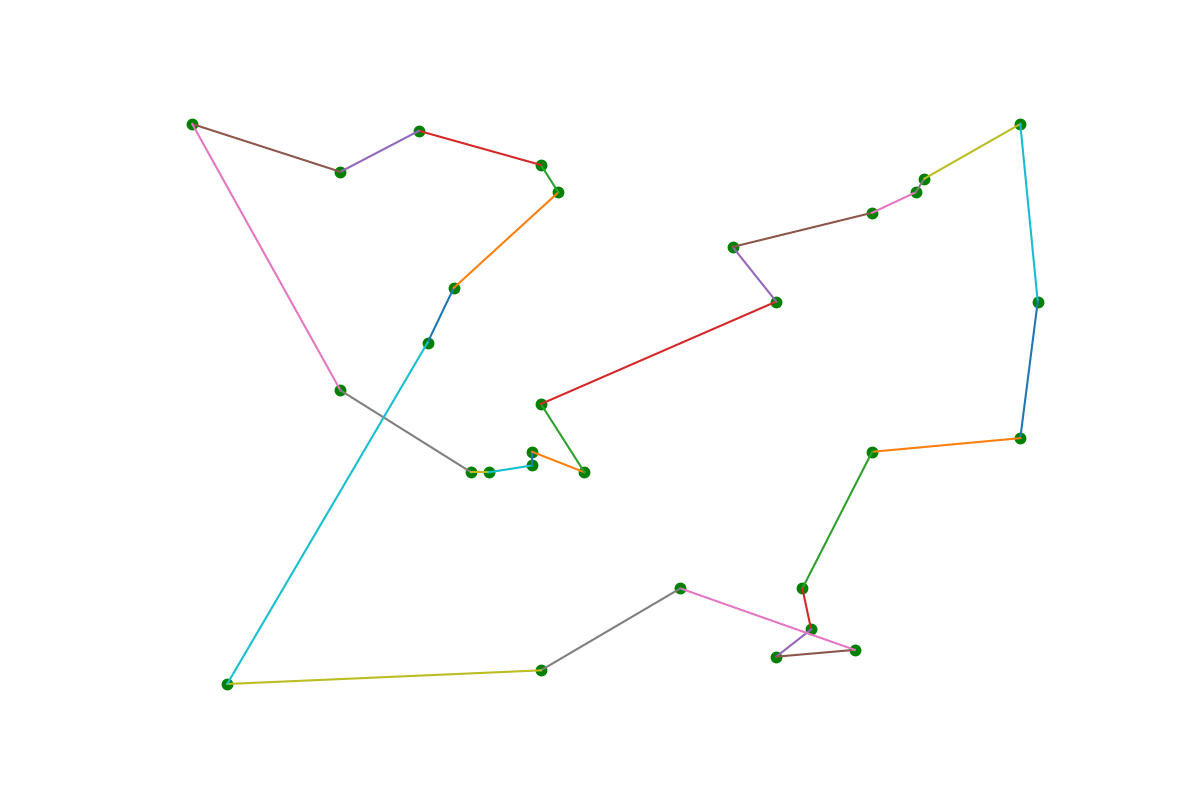

Reproduce this figure in Python.
import matplotlib.pyplot as plt
import random

from aco import AntColony


COORDS = (
(59, 23), (74, 17), (43, 50),  (20, 84), (70, 65), (29, 90), (87, 83),
(35, 40), (65, 73), (43, 85),  (73, 23), (42, 41), (42, 43), (33, 67),   
(70, 13), (79, 14), (100, 65), (81, 43), (7, 9),   (98, 91), (37, 40), 
(48, 40), (98, 45), (45, 81),  (20, 52), (43, 11), (3, 91),  (81, 78),  
(86, 81), (30, 59)
)


def random_coord():
    r = random.randint(0, len(COORDS))
    return r


def plot_nodes(w=12, h=8):
    for x, y in COORDS:
        plt.plot(x, y, "g.", markersize=15)
    plt.axis("off")
    fig = plt.gcf()
    fig.set_size_inches([w, h])


def plot_all_edges():
    paths = ((a, b) for a in COORDS for b in COORDS)

    for a, b in paths:
        plt.plot((a[0], b[0]), (a[1], b[1]))


plot_nodes()

colony = AntColony(COORDS, ant_count=500, alpha=0.3, beta=5, 
                    pheromone_evaporation_rate=0.70, pheromone_constant=1000.0,
                    iterations=50)

optimal_nodes = colony.get_path()

for i in range(len(optimal_nodes) - 1):
    plt.plot(
        (optimal_nodes[i][0], optimal_nodes[i + 1][0]),
        (optimal_nodes[i][1], optimal_nodes[i + 1][1]),
    )

plt.savefig("py2.png")
plt.show()